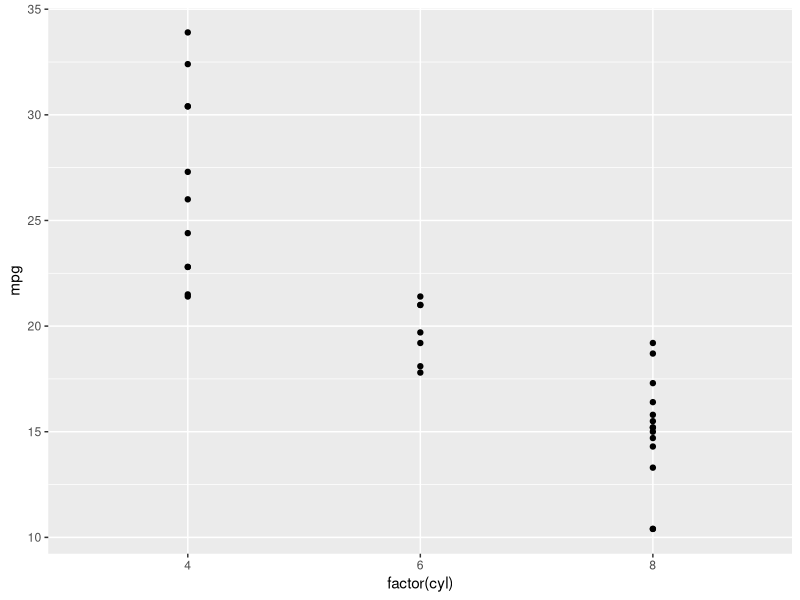
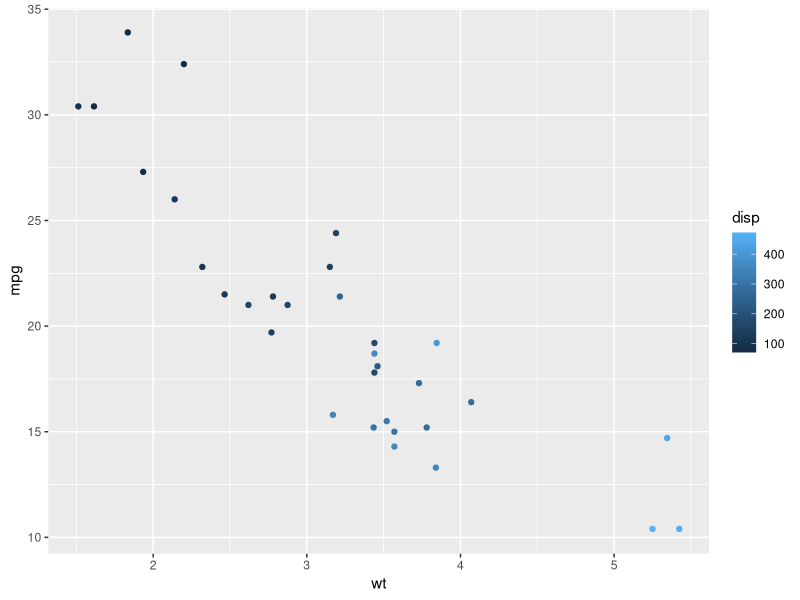
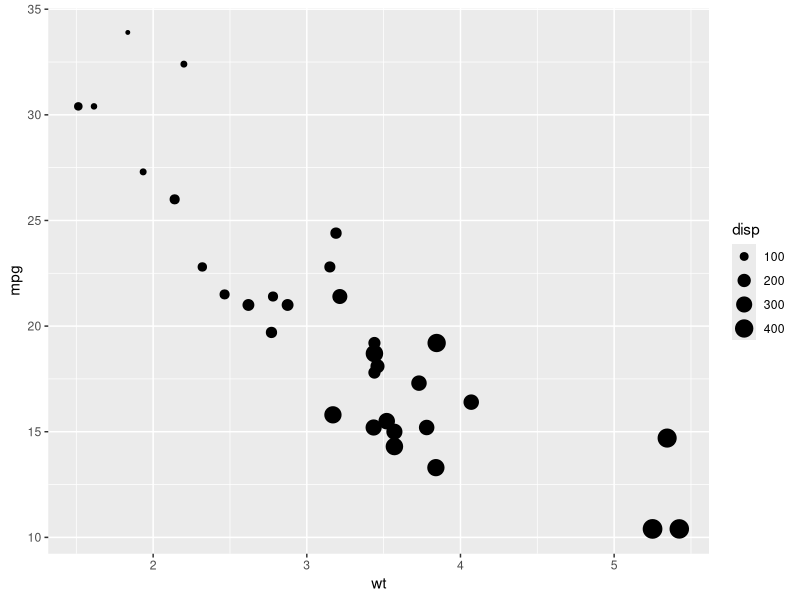
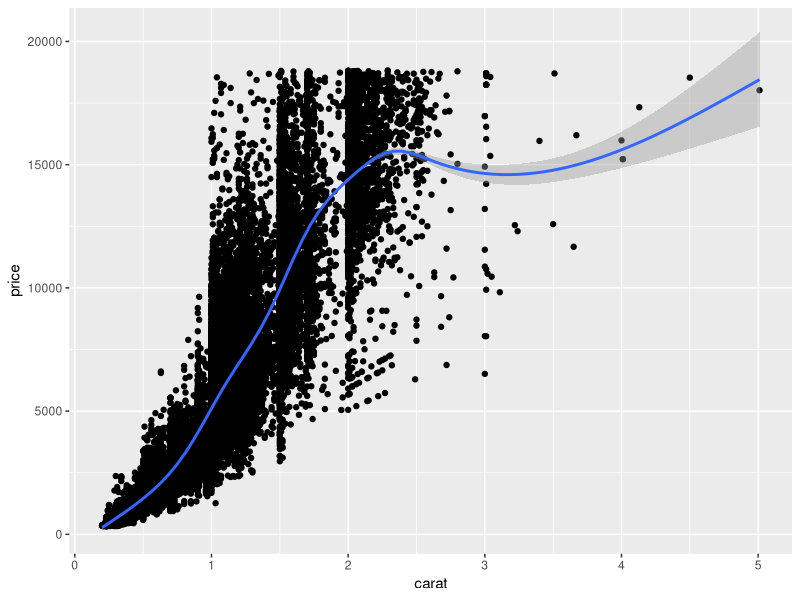
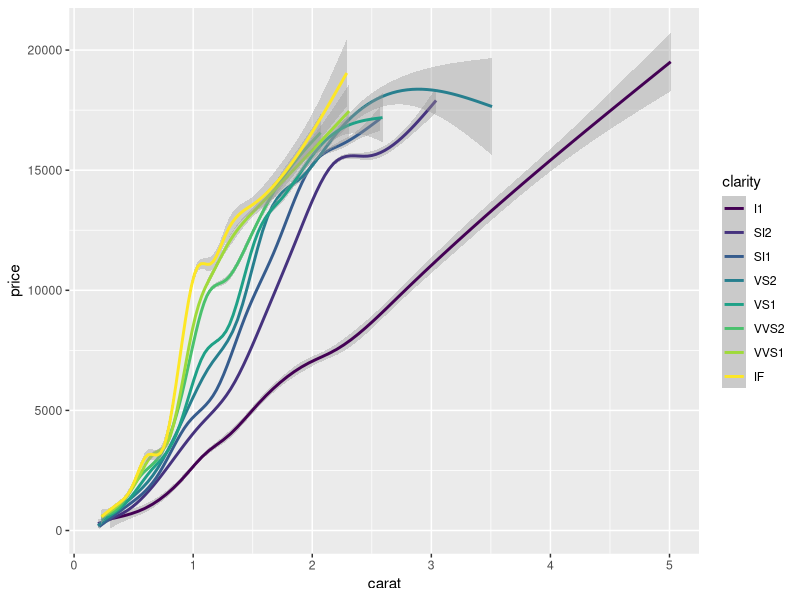
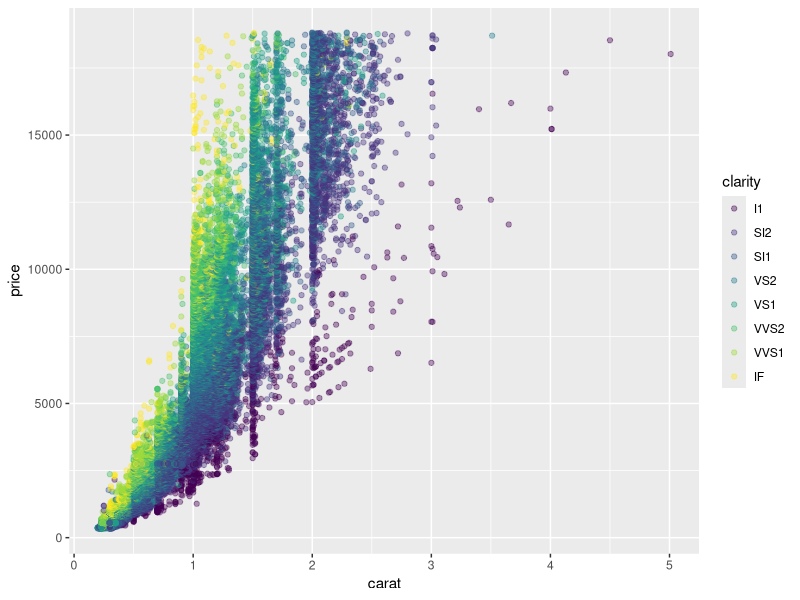
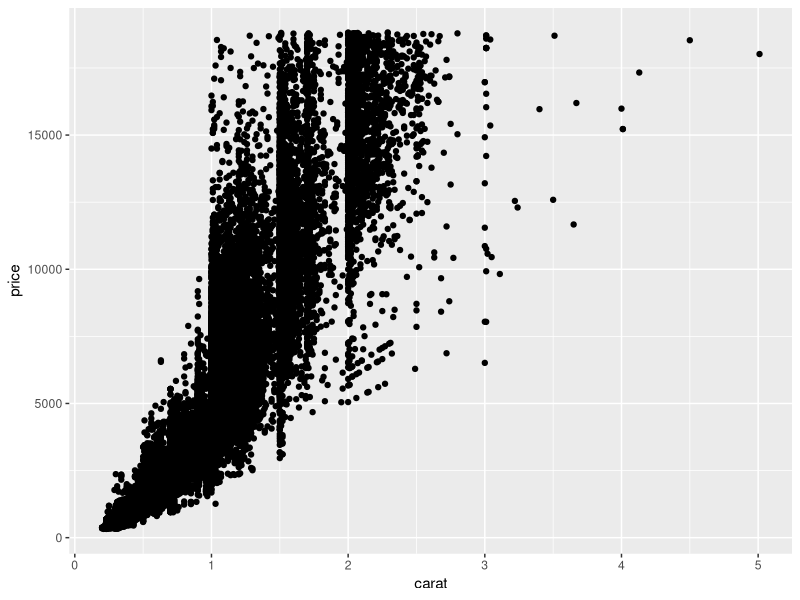
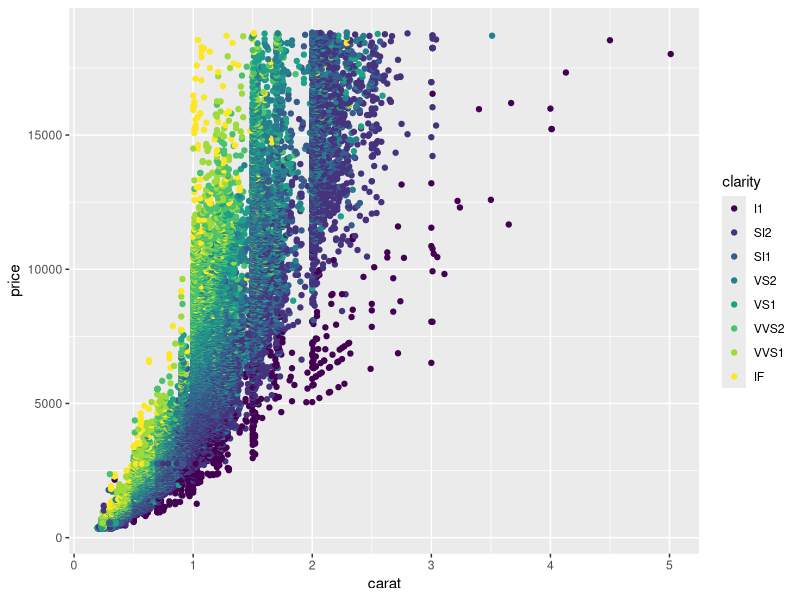

These figures' R source, in order:
## ---- chunk 1
# Load the ggplot2 package
library(ggplot2)

# Change the command below so that cyl is treated as factor
ggplot(mtcars, aes(x = factor(cyl), y = mpg)) +
  geom_point()

#X axis doesnot contain values outside of the dataset

## ---- chunk 2
# Can change the COLOUR of the points based on the data in a certain column: ex. the displacement of the car engine
ggplot(mtcars, aes(x = wt, y = mpg, color = disp)) +
  geom_point()
## ---- chunk 3
# Can change the SIZE of the points based on the data in a certain column: ex. the displacement of the car engine
ggplot(mtcars, aes(x = wt, y = mpg, size = disp)) +
  geom_point()
## ---- chunk 4
#Can fit a smoothened line over the data points with geom_smooth()
ggplot(diamonds, aes(x = carat, y = price)) +
  geom_point() +
  geom_smooth()
#can call se = FALSE within the geom_smooth function to get rid of error shading
## ---- chunk 5
#Can plot just the smoothen curve and colour based on column of clarity
ggplot(diamonds, aes(x = carat, y = price, color = clarity)) +
  geom_smooth()
## ---- chunk 6
#Can plot the points and colour based on clarity + change opacity
ggplot(diamonds, aes(x = carat, y = price, color = clarity)) + geom_point(alpha = 0.4)
## ---- chunk 7
# Create the object containing the data and aes layers: dia_plot
dia_plot <- ggplot(diamonds, aes(x = carat, y = price))

# Add a geom layer with + and geom_point()
dia_plot + geom_point()

# Add the same geom layer, but with aes() inside
dia_plot + geom_point(aes(color = clarity))
## ---- chunk 8
# Plot the correct variables of mtcars
plot(mtcars$wt, mtcars$mpg, col = mtcars$cyl)

# Change cyl inside mtcars to a factor
mtcars$fcyl <- as.factor(mtcars$cyl)

# Make the same plot as in the first instruction
plot(mtcars$wt, mtcars$mpg, col = mtcars$fcyl)
## ---- chunk 9
# lm for each cyl value and lm for whole group (with group = 1)
ggplot(mtcars, aes(x = wt, y = mpg, col = cyl)) +
 geom_point() +
  geom_smooth(se = FALSE, method = lm) +
  geom_smooth(aes(group = 1), method = lm, se = FALSE, linetype = 2)
## ---- chunk 10
library(tidyr)
# Consider the structure of iris, iris.wide and iris.tidy (in that order)
str(iris)

# Tidy up the data 
iris.tidy <- iris %>%
  gather(key, Value, -Species) %>%
  separate(key, c("Part", "Measure"), "\\.")
  
str(iris.tidy)

# Plot the tidy data
ggplot(iris.tidy, aes(x = Species, y = Value, col = Part)) +
  geom_jitter() +
  facet_grid(. ~ Measure)
## ---- chunk 11
#can colour outline and fill in the points with diff colours
ggplot(mtcars, aes(x = wt, y = mpg, fill = cyl, col = am)) +
  geom_point(shape = 21, size = 4, alpha = 0.6)
## ---- chunk 12
my_color <- "#4ABEFF"
#colour inside geom_point will override what's said above
ggplot(mtcars, aes(x = wt, y = mpg, fill = cyl)) +
  geom_point(colour = my_color, size = 10, shape = 23)
## ---- chunk 13
#can show 5 dimensions here just within aesthetics
ggplot(mtcars, aes(x = mpg, y = qsec, colour = factor(cyl), shape = factor(am), size = (hp/wt))) + geom_point()
## ---- chunk 14
#base layer
cyl.am <- ggplot(mtcars, aes(x = factor(cyl), fill = factor(am)))

cyl.am + geom_bar() #position is stack by default

# can change the position, scales, and legend
val = c("#E41A1C", "#377EB8")
lab = c("Manual", "Automatic")
cyl.am +
  geom_bar(position = "dodge") +
  scale_x_discrete('Cylinders') + 
  scale_y_continuous('Number') +
  scale_fill_manual('Transmission', 
                    values = val,
                    labels = lab) 

## ---- chunk 15
#if no y variable, put 0. also, geom_jitter so that points are not in a straight line, set limits on axis
ggplot(mtcars, aes(x = mpg, y = 0)) +
  geom_jitter() +
  scale_y_continuous(limits = c(-2, 2))
## ---- chunk 16
#size 1 is hollow points, lower transparency
ggplot(mtcars, aes(x = wt, y = mpg, colour = cyl)) +
  geom_point(size = 4, shape = 1, alpha = 0.6)

# Scatter plot: carat (x), price (y), clarity (color)
ggplot(diamonds, aes(x = carat, y = price, colour = clarity)) +
  geom_point()
# Adjust for overplotting
ggplot(diamonds, aes(x = carat, y = price, colour = clarity)) +
  geom_point(alpha = 0.5)


# Scatter plot: clarity (x), carat (y), price (color)
ggplot(diamonds, aes(x = clarity, y = carat, colour = price)) +
  geom_point(alpha = 0.5)
# Dot plot with jittering
ggplot(diamonds, aes(x = clarity, y = carat, colour = price)) +
  geom_point(alpha = 0.5, position = "jitter")

## ---- chunk 17
#jittering
ggplot(mtcars, aes(x = cyl, y = wt)) +
  geom_point(position = position_jitter(0.1))

## ---- chunk 18
#for histograms, ..xxx.. stores how many counts are in each bin 
ggplot(mtcars, aes(x = mpg)) +
  geom_histogram(binwidth = 1, aes(y = ..density..), fill = '#377EB8')

## ---- chunk 19
#different bar graphs

# Change the position argument to stack (this is the default)
ggplot(mtcars, aes(x = cyl, fill = am)) +
  geom_bar(position = "stack")

# Change the position argument to fill
ggplot(mtcars, aes(x = cyl, fill = am)) +
  geom_bar(position = "fill")

# Change the position argument to dodge
ggplot(mtcars, aes(x = cyl, fill = am)) +
  geom_bar(position = "dodge")

## ---- chunk 20
#show overlapping dodge bar graphs
posn_d <- position_dodge(width = 0.2)
ggplot(mtcars, aes(x = cyl, fill = am)) +
  geom_bar(position = posn_d, alpha = 0.6)

## ---- chunk 21
ggplot(mtcars, aes(mpg, colour = cyl)) +
  geom_freqpoly(binwidth = 1, position = "identity")
## ---- chunk 22
# Example of how to use a brewed color palette
ggplot(mtcars, aes(x = cyl, fill = am)) +
  geom_bar() +
  scale_fill_brewer(palette = "Set1")

## ---- chunk 23
#OVERLAPPING 
ggplot(mtcars, aes(mpg, fill = am)) +
  geom_histogram(binwidth = 1, position = "identity", alpha = 0.4)
## ---- chunk 24
#Making line plots with geom_line()
ggplot(economics, aes(x = date, y = unemploy/pop)) + geom_line()

